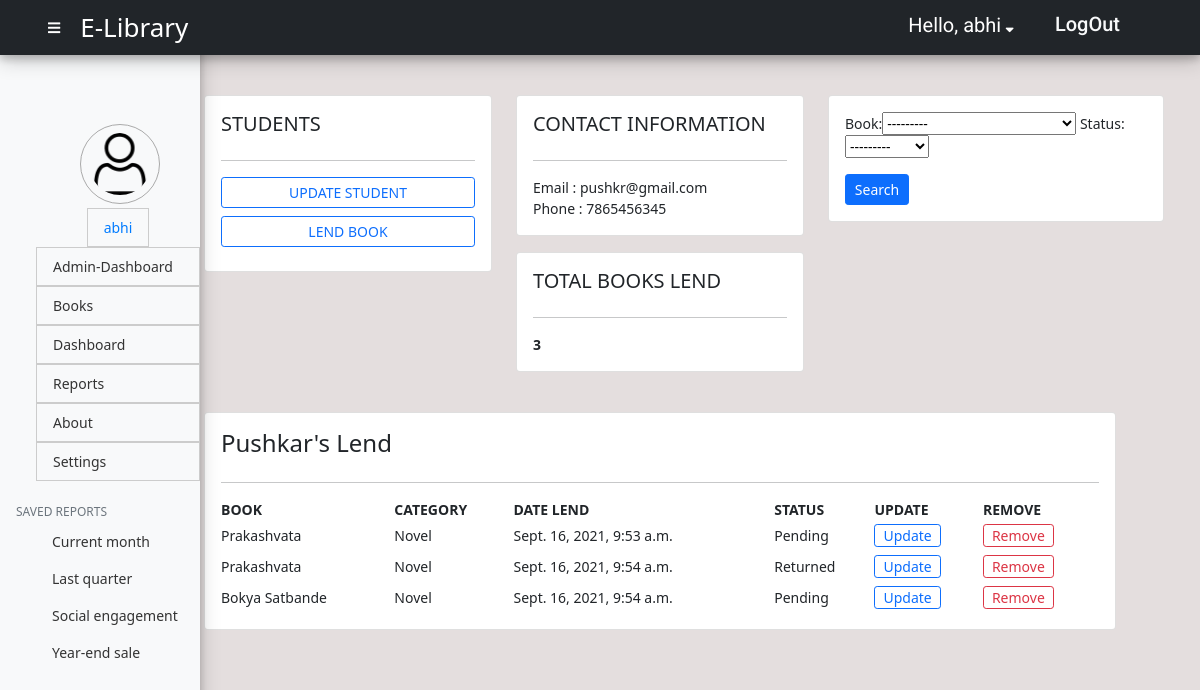
/elibrary/students/10/ (signed in), run on the app's committed database.
### api/models.py (models this page shows, shortened)
class Student(models.Model):
    user = models.OneToOneField(User, null=True, on_delete= models.CASCADE)
    name = models.CharField(max_length=200, null=True)
    phone = models.CharField(max_length=200, null=True)
    email = models.CharField(max_length=200, null=True)
    date_created = models.DateTimeField(auto_now_add=True, null=True)
    profile_pic = models.ImageField(default="user1.png",null= True, blank= True)
    def __str__(self):
        return self.name

class Lend(models.Model):
    STATUS=(
        ('Pending','Pending'),
        ('Returned','Returned'),
    )
    student = models.ForeignKey(Student, null=True, on_delete= models.SET_NULL)
    book = models.ForeignKey(Book, null=True, on_delete= models.SET_NULL)
    status = models.CharField(max_length=200, null=True, choices=STATUS)
    date_created = models.DateTimeField(auto_now_add=True, null=True)

class Book(models.Model):
    CATEGORY=(
        ('Novel','Novel'),
        ('Literature','Literature'),
    )
    STATUS=(
        ('Pending','Pending'),
        ('Returned','Returned'),
    )
    name = models.CharField(max_length=200, null=True)
    price = models.FloatField(null=True)
    category = models.CharField(max_length=200, null=True, choices=CATEGORY)
    description = models.CharField(max_length=200, null=True)
    status = models.CharField(max_length=200, null=True, choices=STATUS)
    date_created = models.DateTimeField(auto_now_add=True, null=True)
    tags = models.ManyToManyField(Tag)
    def __str__(self):
        return self.name

### api/views.py (the view)
# urls.py: path('students/<str:pk>/', views.students, name ='students'),
@login_required(login_url='home')
def students(request,pk):
    students = Student.objects.get(id= pk)
    lends = students.lend_set.all()
    books = Book.objects.all()
    total_books = books.count()
    totallends = lends.count()
    delivered = lends.filter(status='Delivered').count()
    returned = lends.filter(status='Returned').count()
    myFilter = LendFilter(request.POST, queryset= lends)
    lends = myFilter.qs
    context = {'students':students,'lends':lends,'books': books,'total_books':total_books,'totallends':totallends,'delivered':delivered,'returned':returned,'myFilter':myFilter}
    return render(request,'students.html',context)

### api/templates/students.html (shortened to what this page needs)
{% extends 'api_base.html' %}
{% block content %}
<div class=" row m_content my-4">
    <div class="col-md-4">
        <div class="card card-body">
            <h5>STUDENTS</h5>
            <hr>
            <a class="btn btn-outline-primary btn-sm btn-block" href="{% url 'update_lend' students.id %}">UPDATE STUDENT</a>
            <a class="btn btn-outline-primary btn-sm btn-block my-2" href="{% url 'create_lend' students.id %}">LEND
                BOOK</a>
        </div>
    </div>
    <div class="col-md-4">
        <div class="card card-body">
            <h5>CONTACT INFORMATION</h5>
            <hr>
            <span>Email : {{students.email}}</span>
            <span>Phone : {{students.phone}}</span>
        </div>
        <div class="card card-body my-3">
            <h5>TOTAL BOOKS LEND</h5>
            <hr>
            <table>
                <tr>
                    <th>{{totallends}}</th>
                </tr>
            </table>
        </div>
    </div>
    <div class="col-md-4">
        <div class="card card-body" style="width:28vw;margin-left: 0;">
            <form method="post">
                {{myFilter.form}}
                <br>
                <button class="btn btn-primary btn-sm col-3 mt-3" type="submit" style="width:64px;">Search</a>
            </form>
        </div>
    </div>
</div>
<div class="row">
    <div class="col-md-12">
        <div class="card card-body">
            <h4>{{students}}'s Lend</h4>
            <hr>
            <table>
                <tr>
                    <th>BOOK</th>
                    <th>CATEGORY</th>
                    <th>DATE LEND</th>
                    <th>STATUS</th>
                    <th>UPDATE</th>
                    <th>REMOVE</th>
                </tr>
                {% for i in lends %}
                <tr>
                    <td>{{i.book}}</td>
                    <td>{{i.book.category}}</td>
                    <td>{{i.date_created}}</td>
                    <td>{{i.status}}</td>
                    <td><a class="btn btn-outline-primary btn-sm pt-0 pb-0 mt-1 mb-1"
                            href="{% url 'update_lend' i.id %}">Update</a></td>
                    <td><a class="btn btn-outline-danger btn-sm pt-0 pb-0 mt-1 mb-1"
                            href="{% url 'delete_lend' i.id %}">Remove</a></td>
                </tr>
                {% endfor %}
            </table>
        </div>
    </div>
</div>
{% endblock %}

### api/templates/api_base.html (shortened to what this page needs)
<!doctype html>
<html lang="en">
<head>
    {% load static %}
    <link href="https://cdn.jsdelivr.net/npm/bootstrap@5.0.2/dist/css/bootstrap.min.css" rel="stylesheet"
>
    <link rel="stylesheet" href="https://cdnjs.cloudflare.com/ajax/libs/font-awesome/5.15.3/css/all.min.css">
    <link rel="stylesheet" href="{% static 'CSS/api.css' %}">
    <link rel="stylesheet" href="{% static 'CSS/testutils.css' %}">
</head>
<body>
    <nav class="navbar navbar-dark sticky-top bg-dark flex-md-nowrap p-0">
        <div><i class="fas fa-bars" id="sidebar_btn" onclick="togglemenu()" style="color:white;margin-left: 4vw;"></i>
        </div>
        <div class="p-2"><a class="navbar-brand col-sm-3 col-md-2 mr-0" href="{% url 'admin_dashboard' %}"
                style="font-size: 26px;margin-right: 58vw;">E-Library</a></div>
        <div>
            <ul class="navbar-nav px-3">
                <li class="nav-item" style="margin-top: 5px;margin-right: 21px;">
                    <a class=" p-0 font2" style="text-decoration: none;color:white;margin-top:12px">
                        <span class="mr-2" style="font-size:20px;">Hello, {{request.user}}</span><i
                            class="fas fa-sort-down mx-1" data-bs-toggle="modal" data-bs-target="#optionModal"></i>
                    </a>
                </li>
                <li class="nav-item text-nowrap" style="padding-top:3px;padding-bottom:3px;">
                    <button class="btn btn-outline-light btn-sm ml-3 mx-2" style="border:0px;" data-bs-toggle="modal"
                        data-bs-target="#logoutModal">
                        <h5 class="font2">LogOut</h5>
                    </button>
                </li>
            </ul>
        </div>
    </nav>
    <div class="container-fluid">
        <div class="row my-3">
            <nav class="bg-light sidebar" id="sidebar">
                <div class="sidebar-sticky">
                    <ul class="nav flex-column" style="margin-top:60px;">
                        <div class="nav-item" style="margin-left: 80px;">
                            <span><img id="profile-pic" class="p-2 mb-1" src="{% static 'images/user.png' %}" alt="User_image" style="max-width:80px;max-height:80px;margin:0 auto;border:1px solid #aaa;border-radius: 50%;"></span>
                        </div>
                        <li class="nav-item" style="display:flex;justify-content: center;">
                            <a class="nav-link active" href="{% url 'customers' 19 %}" style="border:1px solid #ccc;">{{request.user}}</a>
                        </li>
                        {% if request.user.is_staff %}
                        <li class="nav-item">
                            <a class="nav-link" href="{% url 'admin_dashboard'  %}" style="border:1px solid #ccc;">
                                Admin-Dashboard <span class="sr-only">(current)</span>
                            </a>
                        </li>
                        <li class="nav-item">
                            <a class="nav-link" href="{% url 'books' %}" style="border:1px solid #ccc;">
                                Books
                            </a>
                        </li>
                        <li class="nav-item">
                            <a class="nav-link" href="{% url 'dashboard' %} " style="border:1px solid #ccc;">
                                Dashboard <span class="sr-only">(current)</span>
                            </a>
                        </li>
                        <li class="nav-item">
                            <a class="nav-link" href="{% url 'elibrary_reports' %}" style="border:1px solid #ccc;">
                                Reports
                            </a>
                        </li>
                        <li class="nav-item">
                            <a class="nav-link" href="{% url 'elibrary_about' %}" style="border:1px solid #ccc;">
                                About
                            </a>
                        </li>
                        <li class="nav-item">
                            <a class="nav-link" href="{% url 'elibrary_settings' %}" style="border:1px solid #ccc;">
                                Settings
                            </a>
                        </li>
                        {% endif %}
                    </ul>
                    <h6
                        class="sidebar-heading d-flex justify-content-between align-items-center px-3 mt-4 mb-1 text-muted">
                        <span>Saved reports</span>
                    </h6>
                    <ul class="nav flex-column mb-2">
                        <li class="nav-item">
                            <a class="nav-link" href="#">
                                Current month
                            </a>
                        </li>
                        <li class="nav-item">
                            <a class="nav-link" href="#">
                                Last quarter
                            </a>
                        </li>
                        <li class="nav-item">
                            <a class="nav-link" href="#">
                                Social engagement
                            </a>
                        </li>
                        <li class="nav-item">
                            <a class="nav-link" href="#">
                                Year-end sale
                            </a>
                        </li>
                    </ul>
                </div>
            </nav>
            {% block content %}{% endblock %}
</body>
</html>

### static/CSS/api.css (style rules this page uses)
* { margin: 0; padding: 0; }
body { font-size: .875rem; background-color: #ccc; }
.row { margin-left: 7vw; margin-bottom: 6vh; width: 80vw; display: flex; flex-direction: row; }
#sidebar { display: block; position: fixed; top: 0; bottom: 0; left: 0%; z-index: 1; width:200px; transition:0.3s; padding: 0; box-shadow: 0 4px 8px 0 rgba(0, 0, 0, 0.2), 0 6px 20px 0 rgba(0, 0, 0, 0.19); -webkit-box-shadow: 0 4px 8px 0 rgba(0, 0, 0, 0.2), 0 6px 20px 0 rgba(0, 0, 0, 0.19); -moz-box-shadow: 0 4px 8px 0 rgba(0, 0, 0, 0.2), 0 6px 20px 0 rgba(0, 0, 0, 0.19); }
.sidebar-sticky { position: -webkit-sticky; position: sticky; margin-top: 7vh; height: calc(100vh - 48px); padding-top: .5rem; }
.sidebar .nav-link { font-weight: 500; color: #333; }
.sidebar .nav-link.active { color: #007bff; }
.sidebar-heading { font-size: .75rem; text-transform: uppercase; }
.navbar-dark { display: flex; flex-direction: row; flex-wrap: wrap; width:100%; box-shadow: 0 4px 8px 0 rgba(0, 0, 0, 0.2), 0 6px 20px 0 rgba(0, 0, 0, 0.19); -webkit-box-shadow: 0 4px 8px 0 rgba(0, 0, 0, 0.2), 0 6px 20px 0 rgba(0, 0, 0, 0.19); -moz-box-shadow: 0 4px 8px 0 rgba(0, 0, 0, 0.2), 0 6px 20px 0 rgba(0, 0, 0, 0.19); }
.navbar-brand { padding-left: 0vw; padding-right: 0vw; margin-left: 1vw; width:0%; padding-top: .75rem; padding-bottom: .75rem; font-size: 1rem; }
.navbar-nav { display: flex; flex-direction: row; margin-right: 4vw; }
.nav-link { margin-left: 3vw; }

### static/CSS/testutils.css (style rules this page uses)
:root { --font1:'Baloo Bhaina 2', cursive; --font2: 'Roboto', sans-serif; --font3: 'poppins', sans-serif; --font4: 'palette mosaic', sans-serif; --font5: 'abril fatface', sans-serif; --font6: 'pacifico', sans-serif; }
.font2 { font-family: var(--font2); }

### api/templates/students.html (style rules this page uses)
body { background: #e4dede; }
.row { margin-left: 7vw; margin-bottom: 6vh; width: 80vw; display: flex; flex-direction: row; }

### data on the page
Student: email "pushkr@gmail.com", phone "7865456345", name "Pushkar"
Lend: book "Prakashvata", book.category "Novel", date_created "Sept. 16, 2021, 9:53 a.m.", status "Pending"
Lend: book "Prakashvata", book.category "Novel", date_created "Sept. 16, 2021, 9:54 a.m.", status "Returned"
Lend: book "Bokya Satbande", book.category "Novel", date_created "Sept. 16, 2021, 9:54 a.m.", status "Pending"

### other printed values
{{ request.user }} "abhi"
{{ totallends }} "3"
